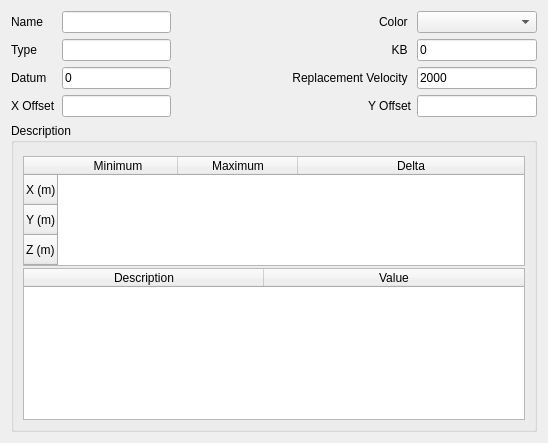
<?xml version="1.0" encoding="UTF-8"?>
<ui version="4.0">
 <class>CXPageGeneral</class>
 <widget class="QWidget" name="CXPageGeneral">
  <property name="geometry">
   <rect>
    <x>0</x>
    <y>0</y>
    <width>548</width>
    <height>443</height>
   </rect>
  </property>
  <property name="windowTitle">
   <string>Form</string>
  </property>
  <layout class="QGridLayout" name="gridLayout">
   <item row="0" column="0">
    <widget class="QLabel" name="label">
     <property name="text">
      <string>Name</string>
     </property>
    </widget>
   </item>
   <item row="0" column="1">
    <widget class="QLineEdit" name="m_EdtName"/>
   </item>
   <item row="0" column="2">
    <spacer name="horizontalSpacer">
     <property name="orientation">
      <enum>Qt::Horizontal</enum>
     </property>
     <property name="sizeHint" stdset="0">
      <size>
       <width>92</width>
       <height>20</height>
      </size>
     </property>
    </spacer>
   </item>
   <item row="1" column="0">
    <widget class="QLabel" name="m_EdtType">
     <property name="text">
      <string>Type</string>
     </property>
    </widget>
   </item>
   <item row="1" column="1">
    <widget class="QLineEdit" name="lineEditType"/>
   </item>
   <item row="2" column="0">
    <widget class="QLabel" name="m_pLabelDatum">
     <property name="text">
      <string>Datum</string>
     </property>
    </widget>
   </item>
   <item row="2" column="1">
    <widget class="QLineEdit" name="m_pLineEdtDatum">
     <property name="text">
      <string>0</string>
     </property>
    </widget>
   </item>
   <item row="2" column="3" colspan="2">
    <widget class="QLabel" name="m_pLabelRepVel">
     <property name="text">
      <string>Replacement Velocity </string>
     </property>
     <property name="alignment">
      <set>Qt::AlignRight|Qt::AlignTrailing|Qt::AlignVCenter</set>
     </property>
    </widget>
   </item>
   <item row="2" column="5">
    <widget class="QLineEdit" name="m_pLineEdtRepVel">
     <property name="text">
      <string>2000</string>
     </property>
    </widget>
   </item>
   <item row="3" column="0">
    <widget class="QLabel" name="label_XOffset">
     <property name="text">
      <string>X Offset</string>
     </property>
    </widget>
   </item>
   <item row="3" column="1">
    <widget class="QLineEdit" name="lineEdit_XOffset"/>
   </item>
   <item row="3" column="5">
    <widget class="QLineEdit" name="lineEdit_YOffset"/>
   </item>
   <item row="4" column="0" colspan="6">
    <widget class="QGroupBox" name="groupBox">
     <property name="title">
      <string>Description</string>
     </property>
     <property name="flat">
      <bool>true</bool>
     </property>
     <layout class="QVBoxLayout" name="verticalLayout">
      <item>
       <widget class="QTableWidget" name="m_GeneralInfo">
        <property name="minimumSize">
         <size>
          <width>0</width>
          <height>110</height>
         </size>
        </property>
        <property name="maximumSize">
         <size>
          <width>16777215</width>
          <height>102</height>
         </size>
        </property>
        <property name="showGrid">
         <bool>false</bool>
        </property>
        <attribute name="horizontalHeaderDefaultSectionSize">
         <number>120</number>
        </attribute>
        <attribute name="horizontalHeaderStretchLastSection">
         <bool>true</bool>
        </attribute>
        <row>
         <property name="text">
          <string>X (m)</string>
         </property>
        </row>
        <row>
         <property name="text">
          <string>Y (m)</string>
         </property>
        </row>
        <row>
         <property name="text">
          <string>Z (m)</string>
         </property>
        </row>
        <column>
         <property name="text">
          <string>Minimum</string>
         </property>
        </column>
        <column>
         <property name="text">
          <string>Maximum</string>
         </property>
        </column>
        <column>
         <property name="text">
          <string>Delta</string>
         </property>
        </column>
       </widget>
      </item>
      <item>
       <widget class="QTableWidget" name="tableWidget">
        <property name="showGrid">
         <bool>false</bool>
        </property>
        <attribute name="horizontalHeaderDefaultSectionSize">
         <number>240</number>
        </attribute>
        <attribute name="horizontalHeaderStretchLastSection">
         <bool>true</bool>
        </attribute>
        <attribute name="verticalHeaderVisible">
         <bool>false</bool>
        </attribute>
        <column>
         <property name="text">
          <string>Description</string>
         </property>
        </column>
        <column>
         <property name="text">
          <string>Value</string>
         </property>
        </column>
       </widget>
      </item>
     </layout>
    </widget>
   </item>
   <item row="0" column="5">
    <widget class="CXButtonColorEdit" name="comboBoxColor">
     <property name="minimumSize">
      <size>
       <width>120</width>
       <height>0</height>
      </size>
     </property>
    </widget>
   </item>
   <item row="1" column="5">
    <widget class="QLineEdit" name="m_pLineEdtKB">
     <property name="text">
      <string>0</string>
     </property>
    </widget>
   </item>
   <item row="1" column="3" colspan="2">
    <widget class="QLabel" name="m_pLabelKB">
     <property name="text">
      <string>KB </string>
     </property>
     <property name="alignment">
      <set>Qt::AlignRight|Qt::AlignTrailing|Qt::AlignVCenter</set>
     </property>
    </widget>
   </item>
   <item row="0" column="3" colspan="2">
    <widget class="QLabel" name="label_2">
     <property name="text">
      <string>Color </string>
     </property>
     <property name="alignment">
      <set>Qt::AlignRight|Qt::AlignTrailing|Qt::AlignVCenter</set>
     </property>
    </widget>
   </item>
   <item row="3" column="3" colspan="2">
    <widget class="QLabel" name="label_YOffset">
     <property name="text">
      <string>Y Offset</string>
     </property>
     <property name="alignment">
      <set>Qt::AlignRight|Qt::AlignTrailing|Qt::AlignVCenter</set>
     </property>
    </widget>
   </item>
  </layout>
 </widget>
 <customwidgets>
  <customwidget>
   <class>CXButtonColorEdit</class>
   <extends>QComboBox</extends>
   <header>xbuttoncoloredit.h</header>
  </customwidget>
 </customwidgets>
 <resources/>
 <connections/>
</ui>
